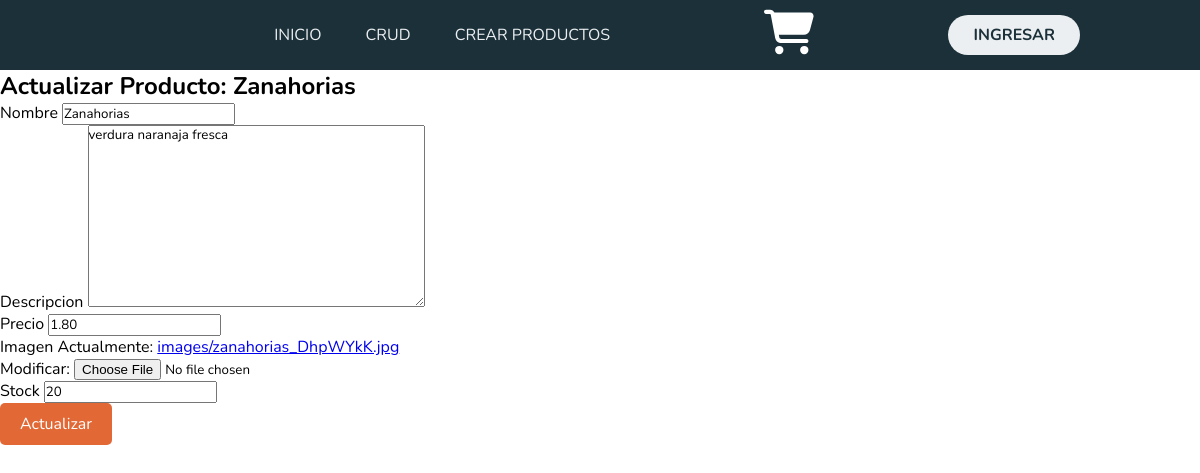
The app's page /actualizar_producto/1/ with its own data.
### crud/models.py (models this page shows)
class Producto(models.Model):
    idProducto = models.AutoField(primary_key=True)
    nombre = models.CharField(max_length=200)
    descripcion = models.TextField(max_length=500)
    precio = models.DecimalField(max_digits=10, decimal_places=2)
    imagen = models.ImageField(upload_to='images/')
    stock = models.IntegerField(default=0)

### crud/views.py (the view)
# urls.py: path('actualizar_producto/<int:idProducto>/', views.actualizar_producto, name='actualizar_producto'),
def actualizar_producto(request, idProducto):
    producto = get_object_or_404(Producto, idProducto=idProducto)
    if request.method == 'POST':
        form = crear_producto_form(request.POST, request.FILES, instance=producto)
        if form.is_valid():
            form.save()
            return redirect('crud_productos')
    else:
        form = crear_producto_form(instance=producto)
    return render(request, 'actualizar_producto.html', {'form': form, 'producto': producto})

### crud/forms.py
class crear_producto_form(forms.Form):
    nombre = forms.CharField(max_length=100)
    descripcion = forms.CharField(max_length=100)
    precio = forms.DecimalField(max_digits=10, decimal_places=2)
    imagen = forms.ImageField(required=False)
    stock = forms.IntegerField(min_value=0)

### templates/actualizar_producto.html (shortened to what this page needs)
{% extends 'layouts/base.html' %}
{% load static %}
{% block content %}
<section>
    <h1>Actualizar Producto: {{ producto.nombre }}</h1>
    <form method="post" enctype="multipart/form-data">
        <div class="form-group">
            <label for="{{ form.nombre.id_for_label }}">{{ form.nombre.label }}</label>
            {{ form.nombre }}
        </div>
        <div class="form-group">
            <label for="{{ form.descripcion.id_for_label }}">{{ form.descripcion.label }}</label>
            {{ form.descripcion }}
        </div>
        <div class="form-group">
            <label for="{{ form.precio.id_for_label }}">{{ form.precio.label }}</label>
            {{ form.precio }}
        </div>
        <div class="form-group">
            <label for="{{ form.imagen.id_for_label }}">{{ form.imagen.label }}</label>
            {{ form.imagen }}
        </div>
        <div class="form-group">
            <label for="{{ form.stock.id_for_label }}">{{ form.stock.label }}</label>
            {{ form.stock }}
        </div>
        <button type="submit" class="btn btn-primary">Actualizar</button>
    </form>
</section>
{% endblock %}

### static/css/estilo_base.css (style rules this page uses)
* { box-sizing: border-box; margin: 0; padding: 0; font-family: 'Nunito', sans-serif; }
button { padding: 10px 20px; font-size: 16px; cursor: pointer; background-color: #e26936; color: white; border: none; border-radius: 5px; transition: background-color 0.3s; }

### records on screen
Producto: nombre "Zanahorias", descripcion "verdura naranaja fresca", precio "1.80", stock "20"
